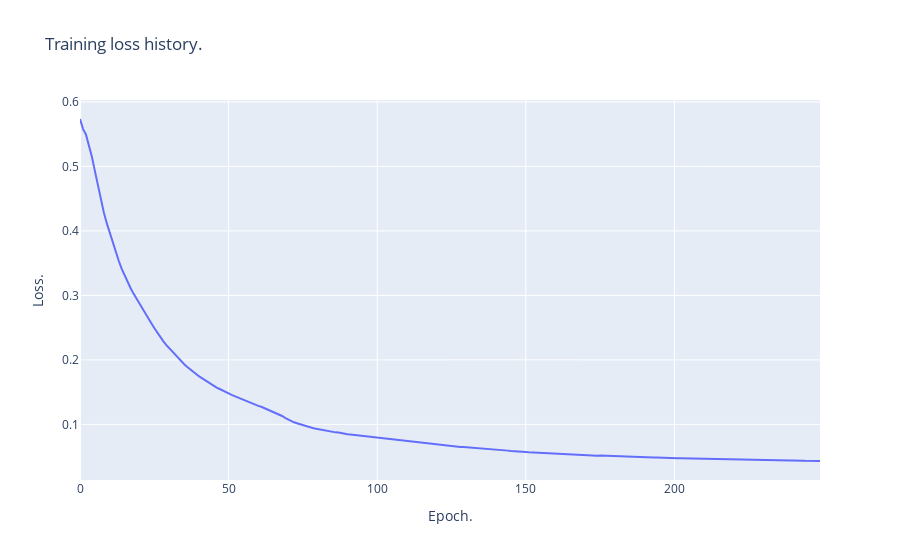
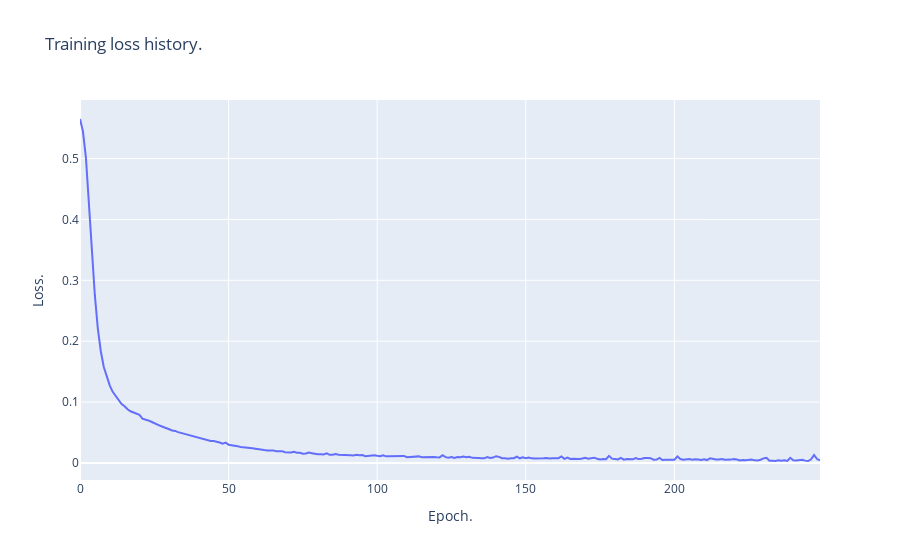
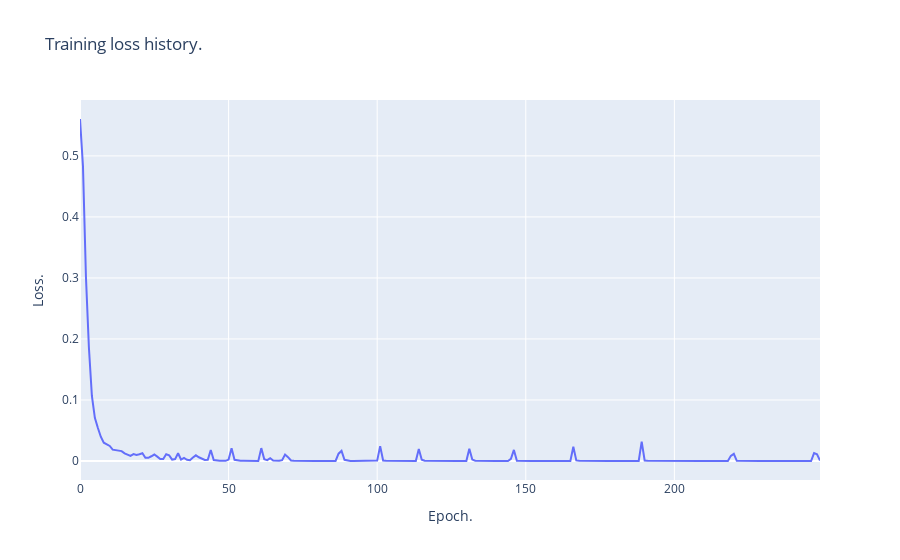
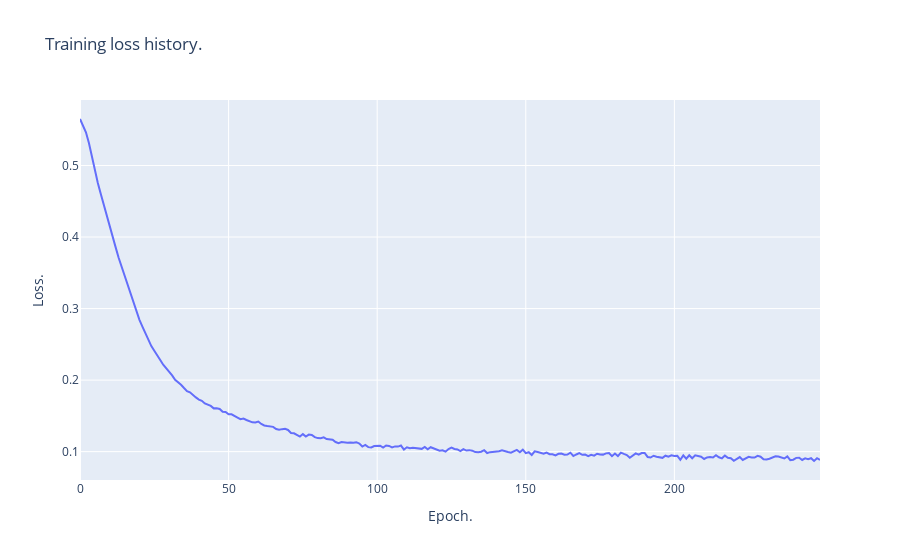

Notebook source saved alongside these figures, in order:
### Code cell
train_dataset = make_divisibility_dataset(size=2**15, nbits=NBITS, divisors=DATASET_DIVISORS, labeled_divisors=DATASET_LABELED_DIVISORS)
test_dataset  = make_divisibility_dataset(size=2**10, nbits=NBITS, divisors=DATASET_DIVISORS, labeled_divisors=DATASET_LABELED_DIVISORS)
train_dataloader = DataLoader(train_dataset, batch_size=128, shuffle=True)
test_dataloader  = DataLoader(test_dataset,  batch_size=128)

models = { ModelType(dropout=dropout, layer_sizes=tuple(layer_sizes)): MLP(layer_sizes, dropout=dropout)
           for dropout in [0.0, 0.01, 0.02, 0.05, 0.075, 0.1, 0.125, 0.15, 0.175, 0.2, 0.25]
           for layer_sizes in [ [NBITS, 4*NBITS, len(DATASET_LABELED_DIVISORS)],
                                [NBITS, 4*NBITS, 4*NBITS, len(DATASET_LABELED_DIVISORS)],
                                [NBITS, 8*NBITS, 8*NBITS, 8*NBITS, len(DATASET_LABELED_DIVISORS)] ] }

for model_type, model in models.items():
    train(model, train_dataloader, epochs=250, lr=1e-3, tqdm_desc=model_type)

test_results = { model_type: test(model, test_dataloader)
                 for model_type, model in models.items() }

### Figure 1 — Plotly figure (JSON) as saved in the notebook; plotly's stock layout.template omitted (floating-point values rounded to 4 significant figures; data arrays with more than 128 entries replaced by an {"elided": "..."} marker saying what was removed)
{"data": [{"type": "scatter", "y": {"elided": "250 float values"}}], "layout": {"title": {"text": "Training loss history."}, "xaxis": {"title": {"text": "Epoch."}}, "yaxis": {"title": {"text": "Loss."}}}}

### Figure 2 — Plotly figure (JSON) as saved in the notebook; plotly's stock layout.template omitted (floating-point values rounded to 4 significant figures; data arrays with more than 128 entries replaced by an {"elided": "..."} marker saying what was removed)
{"data": [{"type": "scatter", "y": {"elided": "250 float values"}}], "layout": {"title": {"text": "Training loss history."}, "xaxis": {"title": {"text": "Epoch."}}, "yaxis": {"title": {"text": "Loss."}}}}

### Figure 3 — Plotly figure (JSON) as saved in the notebook; plotly's stock layout.template omitted (floating-point values rounded to 4 significant figures; data arrays with more than 128 entries replaced by an {"elided": "..."} marker saying what was removed)
{"data": [{"type": "scatter", "y": {"elided": "250 float values"}}], "layout": {"title": {"text": "Training loss history."}, "xaxis": {"title": {"text": "Epoch."}}, "yaxis": {"title": {"text": "Loss."}}}}

### Figure 4 — Plotly figure (JSON) as saved in the notebook; plotly's stock layout.template omitted (floating-point values rounded to 4 significant figures; data arrays with more than 128 entries replaced by an {"elided": "..."} marker saying what was removed)
{"data": [{"type": "scatter", "y": {"elided": "250 float values"}}], "layout": {"title": {"text": "Training loss history."}, "xaxis": {"title": {"text": "Epoch."}}, "yaxis": {"title": {"text": "Loss."}}}}
